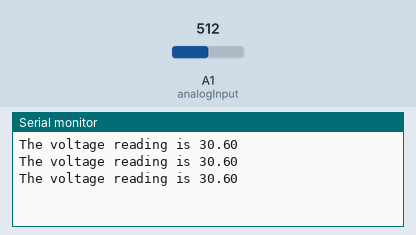
A sketch run on a simulated Arduino Uno, built with avr-gcc and run on an emulated ATmega328P. Parts: the last lines printed to the serial monitor. The test bench sets the inputs (shaded band); at power-on: A1 (analogInput) = 512.

Above: at 1.3 s.
1.4 s: A1 (analogInput) set to 716
At 1.9 s:
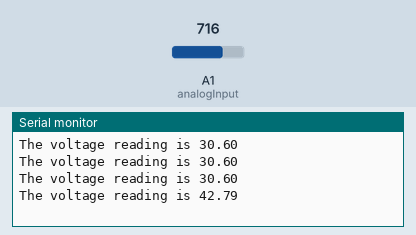
2.9 s: A1 (analogInput) set to 900
At 3.4 s:
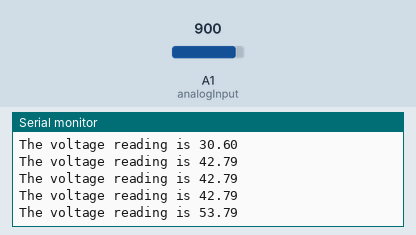
Timing chart, 0 to 5.9 s (numbered marks = the images above; inputs shaded):
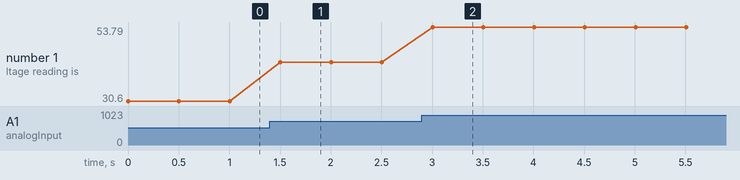

The sketch:

volt_meter_solarPanel.ino
```cpp
/*
  Voltmeter

  Voltmeter based on voltage divider concept. The typical Arduino Uno is capable of reading
  only between 6-20V worth of power before it becomes overloaded, thus we needed to construct
  a voltage divider circuit to allow for readings from up to 60V from our Solar Panel.
*/

// variables for input pin and control LED
  int analogInput = 1;

  float vout = 0.0;
  float vin = 0.0;

  float R1 = 50000.0;    // !! resistance of R1 !!
  float R2 = 4400.0;     // !! resistance of R2 !!

// variable to store the value
  double value = 0.0;

void setup()
{
  Serial.begin(9600);

  // declaration of pin modes, set analogInput to INPUT
  pinMode(analogInput, INPUT);
}

void loop(){
  // read the value on analog input
  value = analogRead(analogInput);

  vout = (value * 50) / 1024.0;

  //Actual voltage that is measured from the panels
  //Manipulate the multiple to get accurate reading
  vin = vout * 1.224;

  //Actual voltage into arduino (manipulate the multiple)
  //vin = vout * 1.224 * (R2/(R1+R2)))

  //Print out the readings
  Serial.print("The voltage reading is ");
  Serial.print(vin);
  Serial.println();

  // sleep...
  delay(500);
}
```

Measured:
- after the input at 1.4 s, the serial monitor: prints a new line after 0.10 s (image 1)
- after the input at 2.9 s, the serial monitor: prints a new line after 0.10 s (image 2)
- plotted number 1: 30.6 → 42.79 after the input at 1.4 s, 42.79 → 53.79 after the input at 2.9 s
